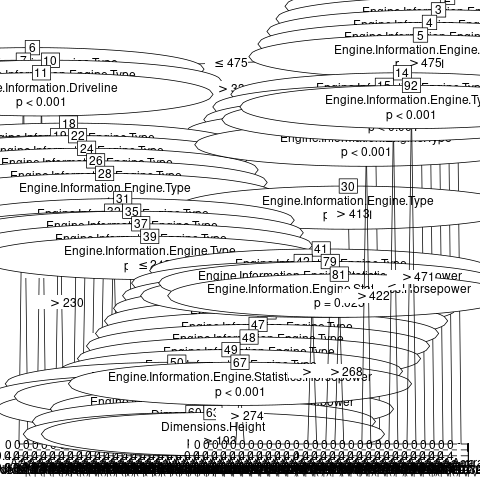

Recreate this plot in R.
library(datasets)
library(caTools)
library(party)
library(dplyr)
library(magrittr)

cars <- read.csv("dataset/Cars 1.csv", stringsAsFactors = FALSE)

cars$Engine.Information.Driveline <- factor(cars$Engine.Information.Driveline)
cars$Engine.Information.Driveline <- as.numeric(cars$Engine.Information.Driveline)

cars$Engine.Information.Engine.Type <- factor(cars$Engine.Information.Engine.Type)
cars$Engine.Information.Engine.Type <- as.numeric(cars$Engine.Information.Engine.Type)

cars$Engine.Information.Hybrid <- factor(cars$Engine.Information.Hybrid)
cars$Engine.Information.Hybrid <- as.numeric(cars$Engine.Information.Hybrid)

cars$Engine.Information.Transmission <- factor(cars$Engine.Information.Transmission)
cars$Engine.Information.Transmission <- as.numeric(cars$Engine.Information.Transmission)

cars$Fuel.Information.Fuel.Type <- factor(cars$Fuel.Information.Fuel.Type)
cars$Fuel.Information.Fuel.Type <- as.numeric(cars$Fuel.Information.Fuel.Type)

cars$Identification.Classification <- factor(cars$Identification.Classification)
cars$Identification.Classification <- as.numeric(cars$Identification.Classification)

cars$Identification.ID <- factor(cars$Identification.ID)
cars$Identification.ID <- as.numeric(cars$Identification.ID)

cars$Identification.Model.Year <- factor(cars$Identification.Model.Year)
cars$Identification.Model.Year <- as.numeric(cars$Identification.Model.Year)

cars$Identification.Make <- factor(cars$Identification.Make)

sample_data <- sample.split(cars, SplitRatio = 0.8)
train_data <- subset(cars, sample_data == TRUE)
test_data <- subset(cars, sample_data == FALSE)
png(file = "decision_tree.png")


model<-ctree(Identification.Make ~ ., data = train_data)


# Plot the tree.
plot(model)

# Save the file.
dev.off()

predict_model<-predict(model, test_data)

m_at <- table(test_data$Identification.Make, predict_model)
m_at
ac_test <- sum(diag(m_at)) / sum(m_at)
ac_test